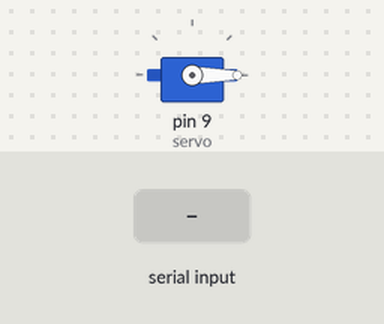
Recording of a sketch running on a simulated Arduino Uno, built with avr-gcc and run on an emulated ATmega328P. On the bench: servo. The inputs (shaded band) are chosen by the test bench. What the sketch prints to the serial monitor is not drawn.

Above: at 1.2 s.
1.3 s: "2" received over Serial
At 3.1 s:
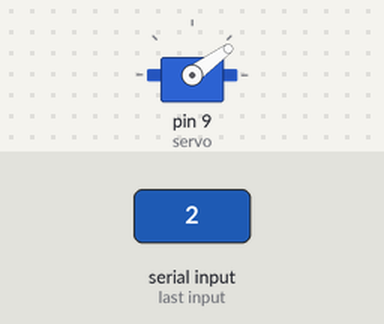
4.3 s: "1" received over Serial
7.3 s: "3" received over Serial
10.3 s: "1" received over Serial
13.3 s: "0" received over Serial
16.2 s: "2" received over Serial
At 18.7 s:
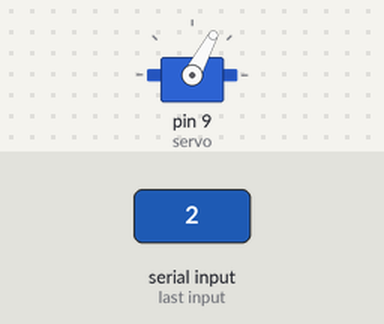
Timing chart, 0 to 20.2 s (numbered marks = the images above; inputs shaded):
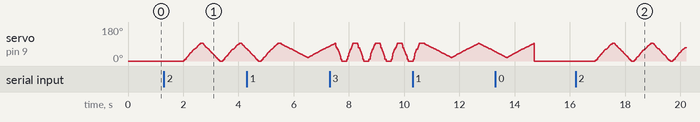

The sketch:

sketch_oct09a.ino
```cpp
#include <VarSpeedServo.h> // inclusão da bibliotecaa
VarSpeedServo servo;
void setup() {
  Serial.begin(9600);
  servo.attach(9);

}

char option;
void loop() {
  /*
    delay 1000 - speed 50
    delay 700 - speed 100
    delay 400 - speed 255
  */
  if( Serial.available() > 0 ){
    option = Serial.read();

  }
  Serial.print(option);

  switch (option) {
    case '1':
      ServoMotor(1000,50);
      break;
    case '2':
      ServoMotor(700,100);
      break;
    case '3':
      ServoMotor(400,255);
      break;
    default:
      servo.write(0);
      break;
  }

}

void ServoMotor(int delayServo ,int speedServo){
  servo.slowmove(0, speedServo);
  delay (delayServo);
  servo.slowmove(95, speedServo);
  delay (delayServo);
}
```
